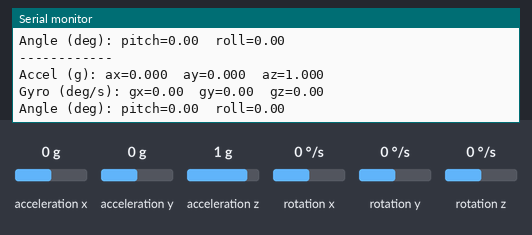
Recording of a sketch running on a simulated ESP32. On the bench: the last lines printed to the serial monitor. Wiring (inferred from the names in the program): MPU-9250 motion sensor at I2C address 0x68. The inputs (shaded band) are chosen by the test bench; at power-on: acceleration x 0 g, acceleration y 0 g, acceleration z 1 g, rotation x 0 °/s, rotation y 0 °/s, rotation z 0 °/s.

Above: at 2.4 s.
2.5 s: acceleration x set to -1.4 g
At 2.82 s:
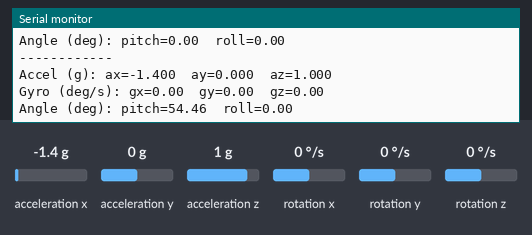
4.0 s: acceleration y set to -1.4 g
At 4.27 s:
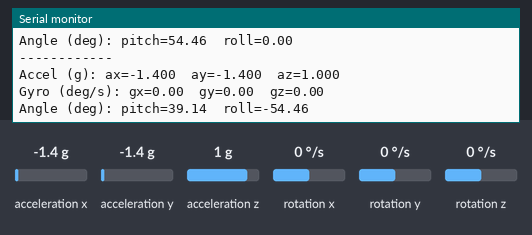
5.5 s: acceleration z set to -1.4 g
At 5.73 s:
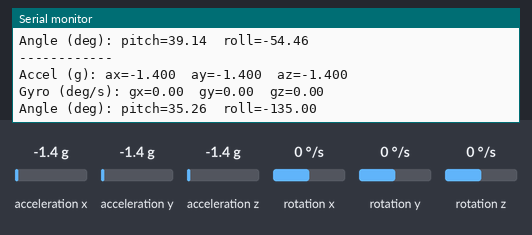
7.0 s: rotation x set to -192 °/s
At 7.18 s:
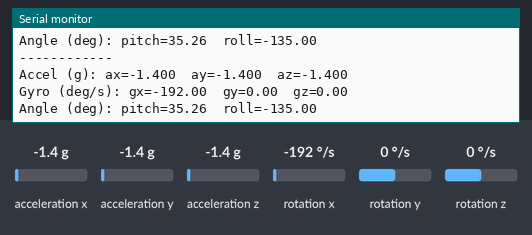
8.5 s: rotation y set to -192 °/s
At 8.85 s:
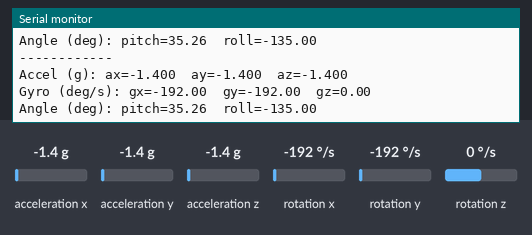
Timing chart, 0 to 11.0 s (numbered marks = the images above; inputs shaded):
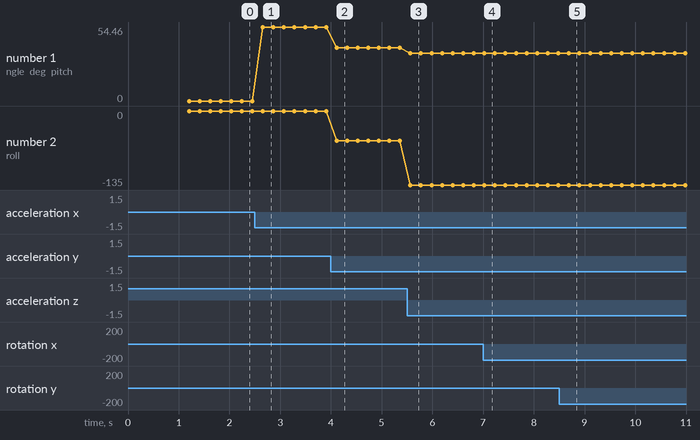

Measured:
- after the input at 2.5 s, the serial monitor: prints a new line after 0.16 s (image 1)
- after the input at 4.0 s, the serial monitor: prints a new line after 0.11 s (image 2)
- after the input at 5.5 s, the serial monitor: prints a new line after 0.06 s (image 3)
- after the input at 7.0 s, the serial monitor: prints a new line at once (image 4)
- after the input at 8.5 s, the serial monitor: prints a new line after 0.19 s (image 5)
- plotted number 1: 0 → 54.46 after the input at 2.5 s, 54.46 → 39.14 after the input at 4.0 s, 39.14 → 35.26 after the input at 5.5 s
- plotted number 2: 0 → -54.46 after the input at 4.0 s, -54.46 → -135 after the input at 5.5 s

The sketch:

imu_test.ino
```cpp
#include <Wire.h>

#include <math.h>

 

#define MPU_ADDR 0x68   // AD0接地一般就是0x68，若不通可试0x69

 

// ESP32 I2C引脚

#define SDA_PIN 21

#define SCL_PIN 22

 

// MPU寄存器

#define REG_WHO_AM_I    0x75

#define REG_PWR_MGMT_1  0x6B

#define REG_ACCEL_XOUT_H 0x3B

#define REG_GYRO_CONFIG  0x1B

#define REG_ACCEL_CONFIG 0x1C

 

int16_t rawAx, rawAy, rawAz;

int16_t rawGx, rawGy, rawGz;

 

float ax, ay, az;   // 单位 g

float gx, gy, gz;   // 单位 deg/s

 

float pitch, roll;

 

void writeRegister(uint8_t reg, uint8_t value) {

  Wire.beginTransmission(MPU_ADDR);

  Wire.write(reg);

  Wire.write(value);

  Wire.endTransmission();

}

 

uint8_t readRegister(uint8_t reg) {

  Wire.beginTransmission(MPU_ADDR);

  Wire.write(reg);

  Wire.endTransmission(false);

 

  Wire.requestFrom(MPU_ADDR, (uint8_t)1);

  if (Wire.available()) {

    return Wire.read();

  }

  return 0xFF;

}

 

void readMPU() {

  Wire.beginTransmission(MPU_ADDR);

  Wire.write(REG_ACCEL_XOUT_H);

  Wire.endTransmission(false);

 

  Wire.requestFrom(MPU_ADDR, (uint8_t)14);

 

  if (Wire.available() >= 14) {

    rawAx = (Wire.read() << 8) | Wire.read();

    rawAy = (Wire.read() << 8) | Wire.read();

    rawAz = (Wire.read() << 8) | Wire.read();

 

    Wire.read(); Wire.read();   // 温度先跳过

 

    rawGx = (Wire.read() << 8) | Wire.read();

    rawGy = (Wire.read() << 8) | Wire.read();

    rawGz = (Wire.read() << 8) | Wire.read();

  }

 

  // 默认配置下：

  // 加速度 ±2g -> 16384 LSB/g

  // 陀螺仪 ±250 dps -> 131 LSB/(deg/s)

  ax = rawAx / 16384.0;

  ay = rawAy / 16384.0;

  az = rawAz / 16384.0;

 

  gx = rawGx / 131.0;

  gy = rawGy / 131.0;

  gz = rawGz / 131.0;

}

 

void computeAngles() {

  // 仅用加速度计估算倾角，适合静态或慢速动作

  roll  = atan2(ay, az) * 180.0 / PI;

  pitch = atan2(-ax, sqrt(ay * ay + az * az)) * 180.0 / PI;

}

 

void setup() {

  Serial.begin(115200);

  delay(1000);

 

  Wire.begin(SDA_PIN, SCL_PIN);

  Wire.setClock(400000);

 

  Serial.println("Start MPU6500 / MPU9250 test...");

 

  // 唤醒MPU

  writeRegister(REG_PWR_MGMT_1, 0x00);

  delay(100);

 

  // 加速度量程设为 ±2g

  writeRegister(REG_ACCEL_CONFIG, 0x00);

 

  // 陀螺仪量程设为 ±250 deg/s

  writeRegister(REG_GYRO_CONFIG, 0x00);

 

  delay(100);

 

  uint8_t whoami = readRegister(REG_WHO_AM_I);

  Serial.print("WHO_AM_I = 0x");

  Serial.println(whoami, HEX);

 

  if (whoami == 0x70) {

    Serial.println("Detected MPU6500");

  } else if (whoami == 0x71) {

    Serial.println("Detected MPU9250");

  } else if (whoami == 0x73) {

    Serial.println("Possible MPU9255 / similar");

  } else {

    Serial.println("Unknown device, check wiring/address!");

  }

}

 

void loop() {

  readMPU();

  computeAngles();

 

  Serial.println("------------");

  Serial.print("Accel (g): ");

  Serial.print("ax=");

  Serial.print(ax, 3);

  Serial.print("  ay=");

  Serial.print(ay, 3);

  Serial.print("  az=");

  Serial.println(az, 3);

 

  Serial.print("Gyro (deg/s): ");

  Serial.print("gx=");

  Serial.print(gx, 2);

  Serial.print("  gy=");

  Serial.print(gy, 2);

  Serial.print("  gz=");

  Serial.println(gz, 2);

 

  Serial.print("Angle (deg): ");

  Serial.print("pitch=");

  Serial.print(pitch, 2);

  Serial.print("  roll=");

  Serial.println(roll, 2);

 

  delay(200);

}
```
